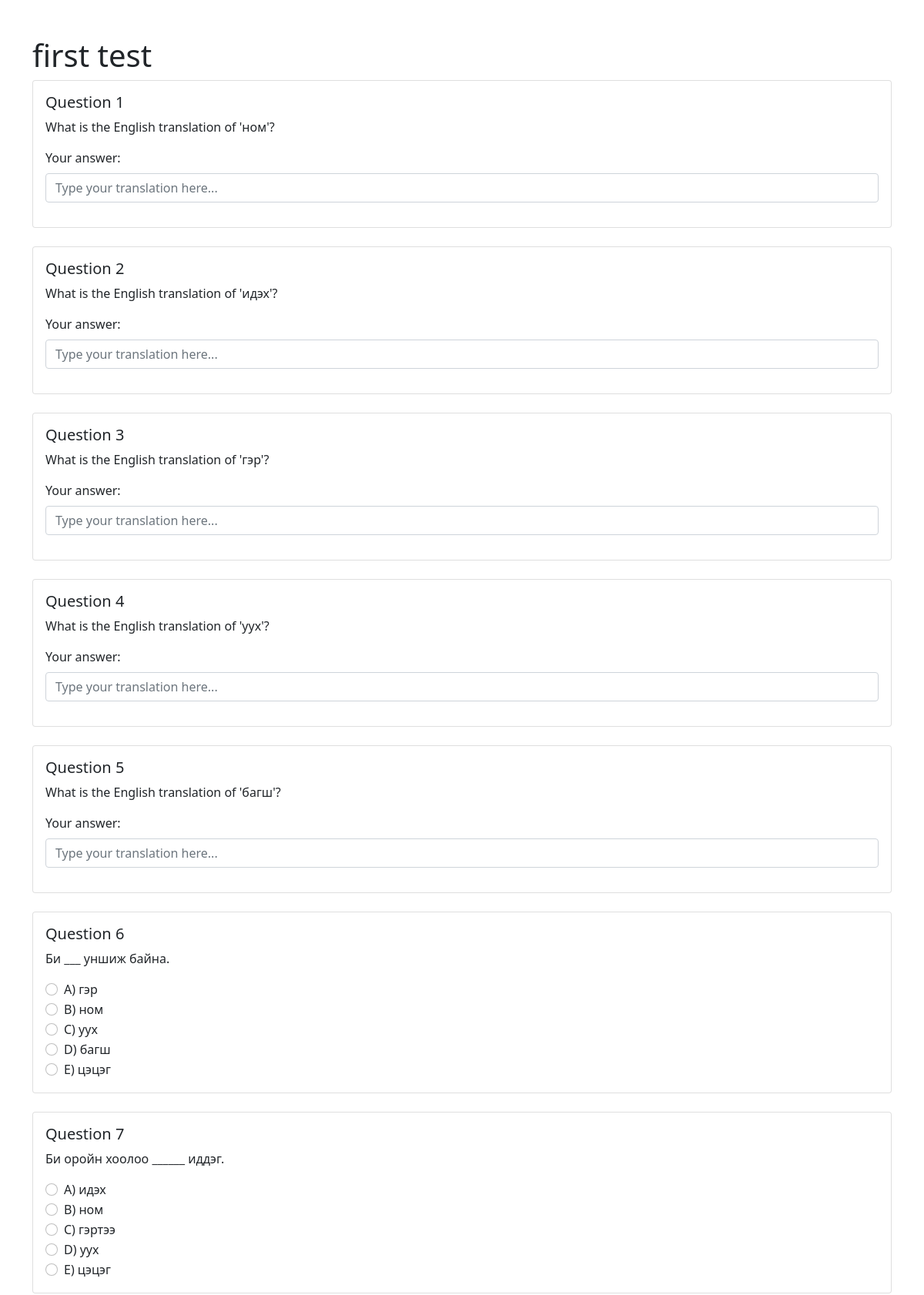
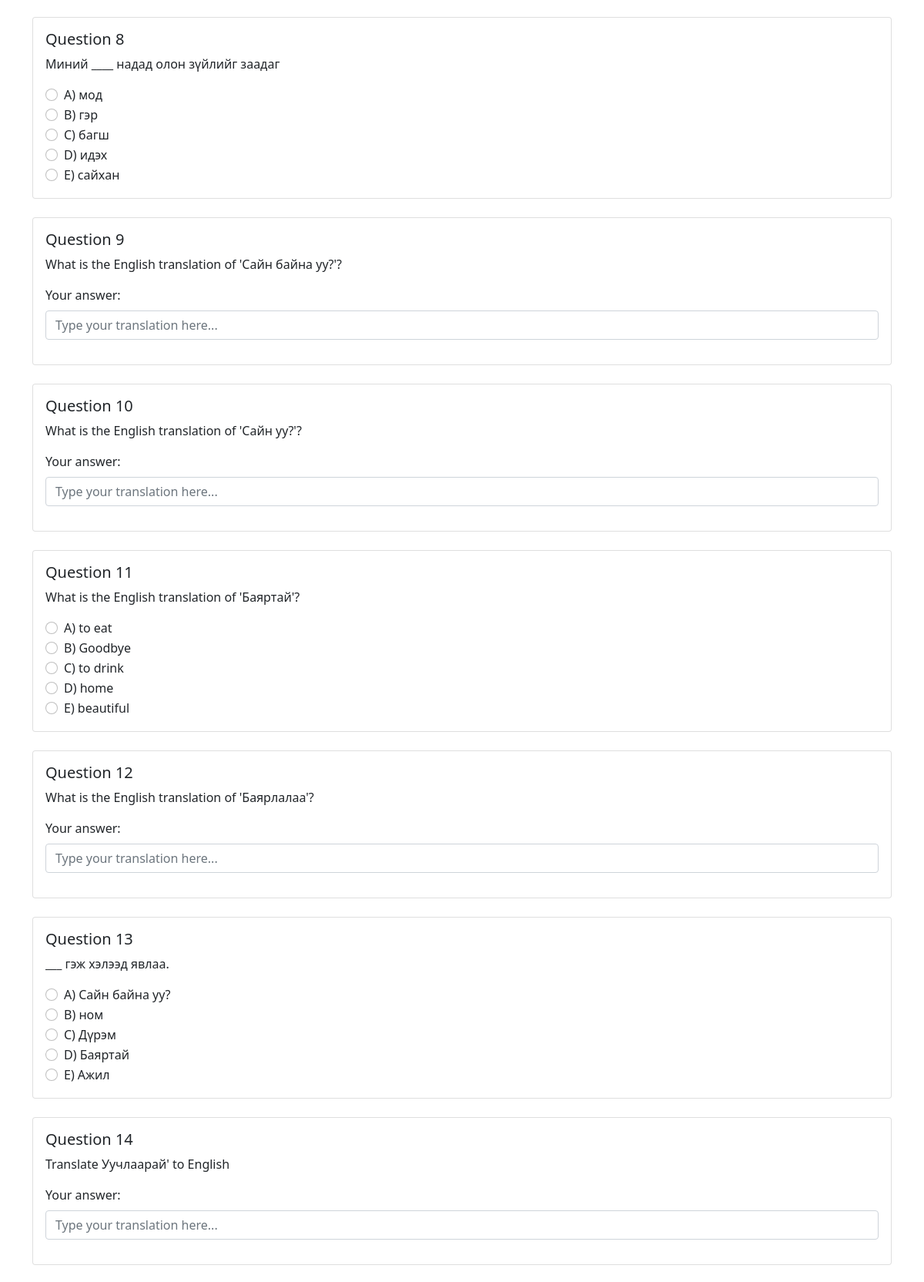
The page /test/1 (signed in, upper part) on the database its author committed (2 pictures, top to bottom).
### db/models.py (models this page shows, shortened)
class Test(db.Model):
    __tablename__ = 'tests'
    test_id = db.Column(db.Integer, primary_key=True)
    title = db.Column(db.String(100), nullable=False)
    is_sample = db.Column(db.Boolean, default=False)
    created_at = db.Column(db.DateTime, default=db.func.now())
    questions = db.relationship('Question', backref='test', lazy=True)

class Question(db.Model):
    __tablename__ = 'questions'
    question_id = db.Column(db.Integer, primary_key=True)
    test_id = db.Column(db.Integer, db.ForeignKey('tests.test_id'), nullable=False)
    question_text = db.Column(db.String(1700), nullable=False)
    option_a = db.Column(db.String(1200), nullable=True)
    option_b = db.Column(db.String(1200), nullable=True)
    option_c = db.Column(db.String(1200), nullable=True)
    option_d = db.Column(db.String(1200), nullable=True)
    option_e = db.Column(db.String(1200), nullable=True)
    correct_answer = db.Column(db.String(1), nullable=True)
    explanation = db.Column(db.String(5500), nullable=False)
    correct_answer_text = db.Column(db.String(1200), nullable=True)
    question_type = db.Column(db.String(50), nullable=True)

### routes/test_routes.py (the view)
@test_bp.route('/test/<int:test_id>')
@login_required
def take_test(test_id):
    test = Test.query.get_or_404(test_id)
    questions = Question.query.filter_by(test_id=test_id).all()
    return render_template('tests/take.html', test=test, questions=questions)

### app.py (called while the page is built)
@login_manager.user_loader
def load_user(user_id):
    return User.query.get(int(user_id))

### templates/tests/take.html (shortened to what this page needs)
<!DOCTYPE html>
<html>
<head>
    <link href="https://cdn.jsdelivr.net/npm/bootstrap@5.1.3/dist/css/bootstrap.min.css" rel="stylesheet">
</head>
<body>
    <div class="container mt-5">
        <h1>{{ test.title }}</h1>
        <form method="POST" action="{{ url_for('test_routes.submit_test') }}">
            {% for question in questions %}
            <div class="card mb-4">
                <div class="card-body">
                    <h5 class="card-title">Question {{ loop.index }}</h5>
                    <p class="card-text">{{ question.question_text }}</p>
                    {% if question.question_type == 'translation' %}
                        <div class="mb-3">
                            <label for="question_{{ question.question_id }}" class="form-label">Your answer:</label>
                            <input type="text" class="form-control" id="question_{{ question.question_id }}"
                                   name="question_{{ question.question_id }}" required
                                   placeholder="Type your translation here...">
                        </div>
                    {% else %}
                        {% if question.option_a %}
                        <div class="form-check">
                            <input class="form-check-input" type="radio" name="question_{{ question.question_id }}" value="A" id="q{{ question.question_id }}_a" required>
                            <label class="form-check-label" for="q{{ question.question_id }}_a">
                                A) {{ question.option_a }}
                            </label>
                        </div>
                        {% endif %}
                        {% if question.option_b %}
                        <div class="form-check">
                            <input class="form-check-input" type="radio" name="question_{{ question.question_id }}" value="B" id="q{{ question.question_id }}_b">
                            <label class="form-check-label" for="q{{ question.question_id }}_b">
                                B) {{ question.option_b }}
                            </label>
                        </div>
                        {% endif %}
                        {% if question.option_c %}
                        <div class="form-check">
                            <input class="form-check-input" type="radio" name="question_{{ question.question_id }}" value="C" id="q{{ question.question_id }}_c">
                            <label class="form-check-label" for="q{{ question.question_id }}_c">
                                C) {{ question.option_c }}
                            </label>
                        </div>
                        {% endif %}
                        {% if question.option_d %}
                        <div class="form-check">
                            <input class="form-check-input" type="radio" name="question_{{ question.question_id }}" value="D" id="q{{ question.question_id }}_d">
                            <label class="form-check-label" for="q{{ question.question_id }}_d">
                                D) {{ question.option_d }}
                            </label>
                        </div>
                        {% endif %}
                        {% if question.option_e %}
                        <div class="form-check">
                            <input class="form-check-input" type="radio" name="question_{{ question.question_id }}" value="E" id="q{{ question.question_id }}_e">
                            <label class="form-check-label" for="q{{ question.question_id }}_e">
                                E) {{ question.option_e }}
                            </label>
                        </div>
                        {% endif %}
                    {% endif %}
                </div>
            </div>
            {% endfor %}
        </form>
    </div>
</body>
</html>

### rows shown on the page
Test: title "first test"
Question: question_text "What is the English translation of 'ном'?"
Question: question_text "What is the English translation of 'идэх'?"
Question: question_text "What is the English translation of 'гэр'?"
Question: question_text "What is the English translation of 'уух'?"
Question: question_text "What is the English translation of 'багш'?"
Question: question_text "Би ___ уншиж байна.", option_a "гэр", option_b "ном", option_c "уух", option_d "багш", option_e "цэцэг"
Question: question_text "Би оройн хоолоо ______ иддэг.", option_a "идэх", option_b "ном", option_c "гэртээ", option_d "уух", option_e "цэцэг"
Question: question_text "Миний ____ надад олон зүйлийг заадаг", option_a "мод", option_b "гэр", option_c "багш", option_d "идэх", option_e "сайхан"
Question: question_text "What is the English translation of 'Сайн байна уу?'?"
Question: question_text "What is the English translation of 'Сайн уу?'?"
Question: question_text "What is the English translation of 'Баяртай'?", option_a "to eat", option_b "Goodbye", option_c "to drink", option_d "home", option_e "beautiful"
Question: question_text "What is the English translation of 'Баярлалаа'?"
Question: question_text "___ гэж хэлээд явлаа.", option_a "Сайн байна уу?", option_b "ном", option_c "Дүрэм", option_d "Баяртай", option_e "Ажил"
Question: question_text "Translate Уучлаарай' to English"
